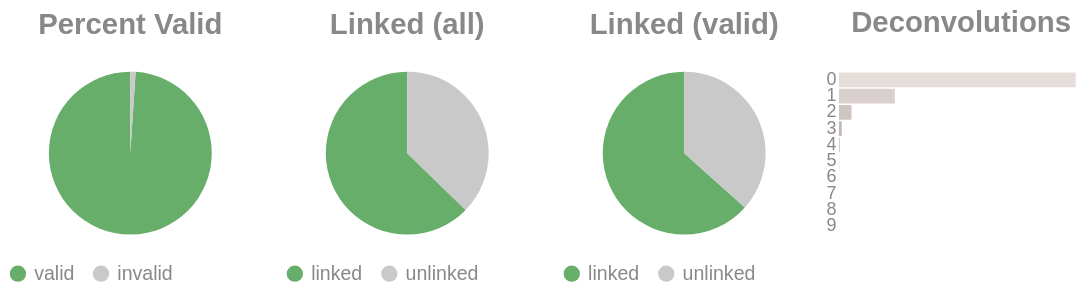

Here is the notebook cell this chart was saved with:
### Code cell
if SKIPLR:
    pass
else:
    clash = Counter()
    for i in valids['molecule'].to_list():
        _mol = i.split("-")
        if len(_mol) == 1:
            clash.update('0')
        else:
            clash.update(_mol[-1])

    _d = {"deconvolutions": [], 'count': []}
    for k,v in clash.items():
        _d['deconvolutions'].append(k)
        _d['count'].append(v)

    tot_valid = valids['reads'].sum()
    mask = valids['reads'] >= 2
    n_linked_reads = valids.filter(mask)['reads'].sum()
    if n_linked_reads == 0:
        print_html("No linked molecules (>=2 reads) were detected; skipping linked-only distributions.")
        SKIPLR = True
    else:
        perc_valid = round(tot_valid / n_reads, 4)
        linked_perc_abs = round(n_linked_reads / n_reads, 4)
        linked_perc = round(n_linked_reads / tot_valid, 4)

    _valid = pl.DataFrame({"valids": ['valid', 'invalid'], "count": [tot_valid, n_reads - tot_valid]})
    _linked_abs = pl.DataFrame({"linked (absolute)": ['linked', 'unlinked'], "count": [n_linked_reads, n_reads - n_linked_reads]})
    _linked_rel = pl.DataFrame({"linked (valids)": ['linked', 'unlinked'], "count": [n_linked_reads, tot_valid - n_linked_reads]})

    (
        alt.hconcat(
            piechart(_valid, goodval = 'valid', title = "Percent Valid"),
            piechart(_linked_abs, goodval = "linked", title =  "Linked (all)"),
            piechart(_linked_rel, goodval = "linked", title =  "Linked (valid)"),
            convolutionbar(pl.DataFrame(_d), title = "Deconvolutions"),
            center = True,
            bounds = 'flush'
        )
        .resolve_scale(color='independent')
        .resolve_legend('independent')
        .properties(usermeta={'embedOptions': {"actions": False}})
    ).display()

### Figure 1 — Vega-Lite specification as saved in the notebook (floating-point values rounded to 4 significant figures)
{"width": "container", "height": 400, "config": {"title": {"anchor": "start", "dy": -15, "fontSize": 18, "color": "#888888", "subtitleColor": "#888888", "subtitleFontSize": 14}, "arc": {"fill": "#0072B2"}, "axis": {"domainColor": "#888888", "domainWidth": 0.5, "gridWidth": 0.2, "grid": false, "titleFontWeight": 400, "titleFontSize": 15, "labelFontSize": 11, "labelColor": "#888888", "tickColor": "#888888", "tickWidth": 0.2, "titleColor": "#888888"}, "axisBand": {"grid": false}, "axisX": {"grid": true, "tickSize": 10, "domainCap": "round"}, "axisY": {"domain": false, "grid": true, "tickSize": 0, "domainCap": "round"}, "background": "transparent", "header": {"labelFontSize": 15, "labelColor": "#888888", "titleFontSize": 15, "titleFontWeight": 600, "titleColor": "#888888"}, "legend": {"labelFont": "sans-serif", "labelFontSize": 12, "labelColor": "#888888", "symbolSize": 100, "symbolType": "circle", "titleFontSize": 12, "titlePadding": 10, "titleColor": "#888888", "title": null}, "range": {"category": ["#E69F00", "#56B4E9", "#009E73", "#F0E442", "#0072B2", "#D55E00", "#CC79A7", "#000000"], "diverging": ["#cfe8f3", "#a2d4ec", "#73bfe2", "#46abdb", "#1696d2", "#12719e"]}, "area": {"fill": "#0072B2", "fillOpacity": 0.7, "line": true, "strokeOpacity": 0.7}, "line": {"color": "#0072B2", "stroke": "#0072B2", "strokeWidth": 2}, "trail": {"color": "#0072B2", "stroke": "#0072B2", "strokeWidth": 0, "size": 1}, "point": {"filled": true, "fillOpacity": 1.0, "size": 95}, "text": {"color": "#888888", "fontSize": 11, "align": "right", "fontWeight": 400, "size": 11}, "bar": {"fill": "#0072B2", "stroke": null}, "view": {"stroke": null, "continuousWidth": 660, "continuousHeight": 400}}, "hconcat": [{"data": {"name": "data-cbeaa9054017f102951ee817f4ff2912"}, "mark": {"type": "arc"}, "encoding": {"color": {"field": "valids", "legend": {"orient": "bottom", "title": null}, "scale": {"domain": ["valid", "invalid"], "range": ["#68ae6b", "#C9C9C9"]}, "title": "Valids", "type": "nominal"}, "theta": {"field": "count", "type": "quantitative"}, "tooltip": [{"field": "valids", "title": "Valids", "type": "ordinal"}, {"field": "percent", "format": ".2%", "title": "Percent", "type": "quantitative"}, {"field": "count", "title": "Count", "type": "quantitative"}]}, "height": 100, "title": {"text": "Percent Valid", "align": "center", "anchor": "middle"}, "transform": [{"calculate": "datum.count / 17829194", "as": "percent"}], "width": 150}, {"data": {"name": "data-ac6b9aeaee2f5d05b846f6a2eb40b8fd"}, "mark": {"type": "arc"}, "encoding": {"color": {"field": "linked (absolute)", "legend": {"orient": "bottom", "title": null}, "scale": {"domain": ["linked", "unlinked"], "range": ["#68ae6b", "#C9C9C9"]}, "title": "Linked (Absolute)", "type": "nominal"}, "theta": {"field": "count", "type": "quantitative"}, "tooltip": [{"field": "linked (absolute)", "title": "Linked (Absolute)", "type": "ordinal"}, {"field": "percent", "format": ".2%", "title": "Percent", "type": "quantitative"}, {"field": "count", "title": "Count", "type": "quantitative"}]}, "height": 100, "title": {"text": "Linked (all)", "align": "center", "anchor": "middle"}, "transform": [{"calculate": "datum.count / 17829194", "as": "percent"}], "width": 150}, {"data": {"name": "data-162e238eb5cb06ad79a7b8c04889c5ba"}, "mark": {"type": "arc"}, "encoding": {"color": {"field": "linked (valids)", "legend": {"orient": "bottom", "title": null}, "scale": {"domain": ["linked", "unlinked"], "range": ["#68ae6b", "#C9C9C9"]}, "title": "Linked (Valids)", "type": "nominal"}, "theta": {"field": "count", "type": "quantitative"}, "tooltip": [{"field": "linked (valids)", "title": "Linked (Valids)", "type": "ordinal"}, {"field": "percent", "format": ".2%", "title": "Percent", "type": "quantitative"}, {"field": "count", "title": "Count", "type": "quantitative"}]}, "height": 100, "title": {"text": "Linked (valid)", "align": "center", "anchor": "middle"}, "transform": [{"calculate": "datum.count / 17643629", "as": "percent"}], "width": 150}, {"data": {"name": "data-ab82f858306ebaca3c225b13e5fb8c7b"}, "mark": {"type": "bar"}, "encoding": {"color": {"field": "deconvolutions", "legend": null, "scale": {"scheme": "lightgreyred"}, "type": "nominal"}, "tooltip": [{"field": "deconvolutions", "title": "Deconvolutions", "type": "ordinal"}, {"field": "percent", "format": ".2%", "title": "Percent", "type": "quantitative"}, {"field": "count", "title": "Count", "type": "quantitative"}], "x": {"axis": null, "field": "count", "type": "quantitative"}, "y": {"field": "deconvolutions", "sort": "ascending", "title": null, "type": "nominal"}}, "height": 100, "title": {"text": "Deconvolutions", "align": "center", "anchor": "middle"}, "transform": [{"calculate": "datum.count / 10117112", "as": "percent"}], "width": 150}], "bounds": "flush", "center": true, "resolve": {"legend": {"angle": "independent"}, "scale": {"color": "independent"}}, "usermeta": {"embedOptions": {"actions": false}}, "$schema": "https://vega.github.io/schema/vega-lite/v6.4.1.json", "datasets": {"data-cbeaa9054017f102951ee817f4ff2912": [{"valids": "valid", "count": 17643629}, {"valids": "invalid", "count": 185565}], "data-ac6b9aeaee2f5d05b846f6a2eb40b8fd": [{"linked (absolute)": "linked", "count": 11183896}, {"linked (absolute)": "unlinked", "count": 6645298}], "data-162e238eb5cb06ad79a7b8c04889c5ba": [{"linked (valids)": "linked", "count": 11183896}, {"linked (valids)": "unlinked", "count": 6459733}], "data-ab82f858306ebaca3c225b13e5fb8c7b": [{"deconvolutions": "0", "count": 7753143}, {"deconvolutions": "1", "count": 1829942}, {"deconvolutions": "2", "count": 412652}, {"deconvolutions": "3", "count": 92758}, {"deconvolutions": "4", "count": 21407}, {"deconvolutions": "5", "count": 5279}, {"deconvolutions": "6", "count": 1355}, {"deconvolutions": "7", "count": 377}, {"deconvolutions": "8", "count": 140}, {"deconvolutions": "9", "count": 59}]}}
